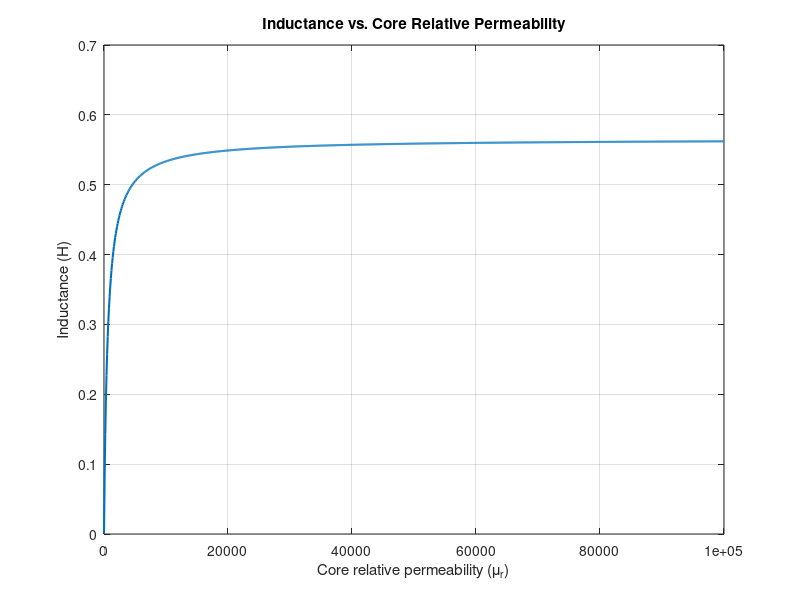

The MATLAB script that drew this image:

clc;
clear;
close all;

% Permeability of free space (H/m)
mu0 = 4*pi*1e-7;

% All dimensions are expressed in meters
Ac = 9e-4;       % Cross-sectional area of the core (m^2)
Ag = 9e-4;       % Cross-sectional area of the air gap (m^2)
g = 5e-4;        % Length of the air gap (m)
lc = 0.3;        % Mean length of the magnetic core (m)

N = 500;         % Number of turns of the coil

% Reluctance of the air gap
Rg = g/(mu0*Ag);

% Relative permeability of the core
mur = 1:100:100000;

% Reluctance of the magnetic core
Rc = lc./(mur*mu0*Ac);

% Total reluctance of the magnetic circuit
Rtot = Rg + Rc;

% Inductance of the inductor
L = N^2./Rtot;

% Plot inductance against relative permeability
plot(mur, L, 'LineWidth', 1.5);

grid on;
xlabel('Core relative permeability (\mu_r)');
ylabel('Inductance (H)');
title('Inductance vs. Core Relative Permeability');
